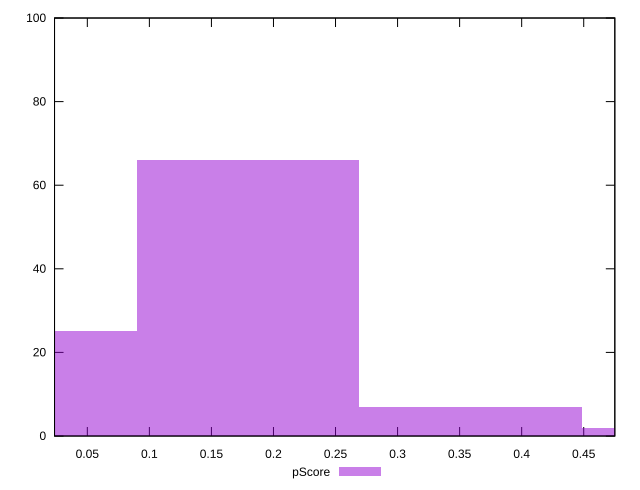

Reproduce this figure in gnuplot.
reset

$pScore <<EOF
0.17938093505539368 66
0.35876187011078736 7
0 25
0.5381428051661811 2
EOF

set key outside below
set boxwidth 0.17938093505539368
set xrange [0.02358119787169305:0.47506255096738736]
set yrange [0:100]
set trange [0:100]
set style fill transparent solid 0.5 noborder
set terminal svg size 640, 490 enhanced background rgb 'white'
set output "reports/report_00027_2021-02-24T12-40-31.850Z/first-meaningful-paint/samples/astro/pScore/histogram.svg"

plot $pScore title "pScore" with boxes

reset
